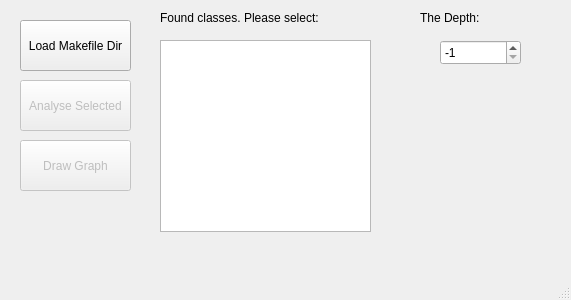
<?xml version="1.0" encoding="UTF-8"?>
<ui version="4.0">
 <class>MainWindow</class>
 <widget class="QMainWindow" name="MainWindow">
  <property name="geometry">
   <rect>
    <x>0</x>
    <y>0</y>
    <width>571</width>
    <height>300</height>
   </rect>
  </property>
  <property name="windowTitle">
   <string>MainWindow</string>
  </property>
  <widget class="QWidget" name="centralWidget">
   <widget class="QPushButton" name="bLoadMakefile">
    <property name="geometry">
     <rect>
      <x>20</x>
      <y>20</y>
      <width>111</width>
      <height>51</height>
     </rect>
    </property>
    <property name="text">
     <string>Load Makefile Dir</string>
    </property>
   </widget>
   <widget class="QPushButton" name="bAnalyse">
    <property name="enabled">
     <bool>false</bool>
    </property>
    <property name="geometry">
     <rect>
      <x>20</x>
      <y>80</y>
      <width>111</width>
      <height>51</height>
     </rect>
    </property>
    <property name="text">
     <string>Analyse Selected</string>
    </property>
   </widget>
   <widget class="QListWidget" name="lClasses">
    <property name="geometry">
     <rect>
      <x>160</x>
      <y>40</y>
      <width>211</width>
      <height>192</height>
     </rect>
    </property>
    <property name="selectionMode">
     <enum>QAbstractItemView::MultiSelection</enum>
    </property>
    <property name="sortingEnabled">
     <bool>true</bool>
    </property>
   </widget>
   <widget class="QPushButton" name="bDraw">
    <property name="enabled">
     <bool>false</bool>
    </property>
    <property name="geometry">
     <rect>
      <x>20</x>
      <y>140</y>
      <width>111</width>
      <height>51</height>
     </rect>
    </property>
    <property name="text">
     <string>Draw Graph</string>
    </property>
   </widget>
   <widget class="QSpinBox" name="sbLevel">
    <property name="geometry">
     <rect>
      <x>440</x>
      <y>40</y>
      <width>81</width>
      <height>25</height>
     </rect>
    </property>
    <property name="minimum">
     <number>-1</number>
    </property>
    <property name="maximum">
     <number>1000</number>
    </property>
    <property name="value">
     <number>-1</number>
    </property>
   </widget>
   <widget class="QLabel" name="label">
    <property name="geometry">
     <rect>
      <x>160</x>
      <y>10</y>
      <width>191</width>
      <height>16</height>
     </rect>
    </property>
    <property name="text">
     <string>Found classes. Please select:</string>
    </property>
   </widget>
   <widget class="QLabel" name="label_2">
    <property name="geometry">
     <rect>
      <x>420</x>
      <y>10</y>
      <width>71</width>
      <height>16</height>
     </rect>
    </property>
    <property name="text">
     <string>The Depth:</string>
    </property>
   </widget>
  </widget>
  <widget class="QMenuBar" name="menuBar">
   <property name="geometry">
    <rect>
     <x>0</x>
     <y>0</y>
     <width>571</width>
     <height>25</height>
    </rect>
   </property>
  </widget>
  <widget class="QStatusBar" name="statusBar"/>
 </widget>
 <layoutdefault spacing="6" margin="11"/>
 <resources/>
 <connections/>
</ui>
